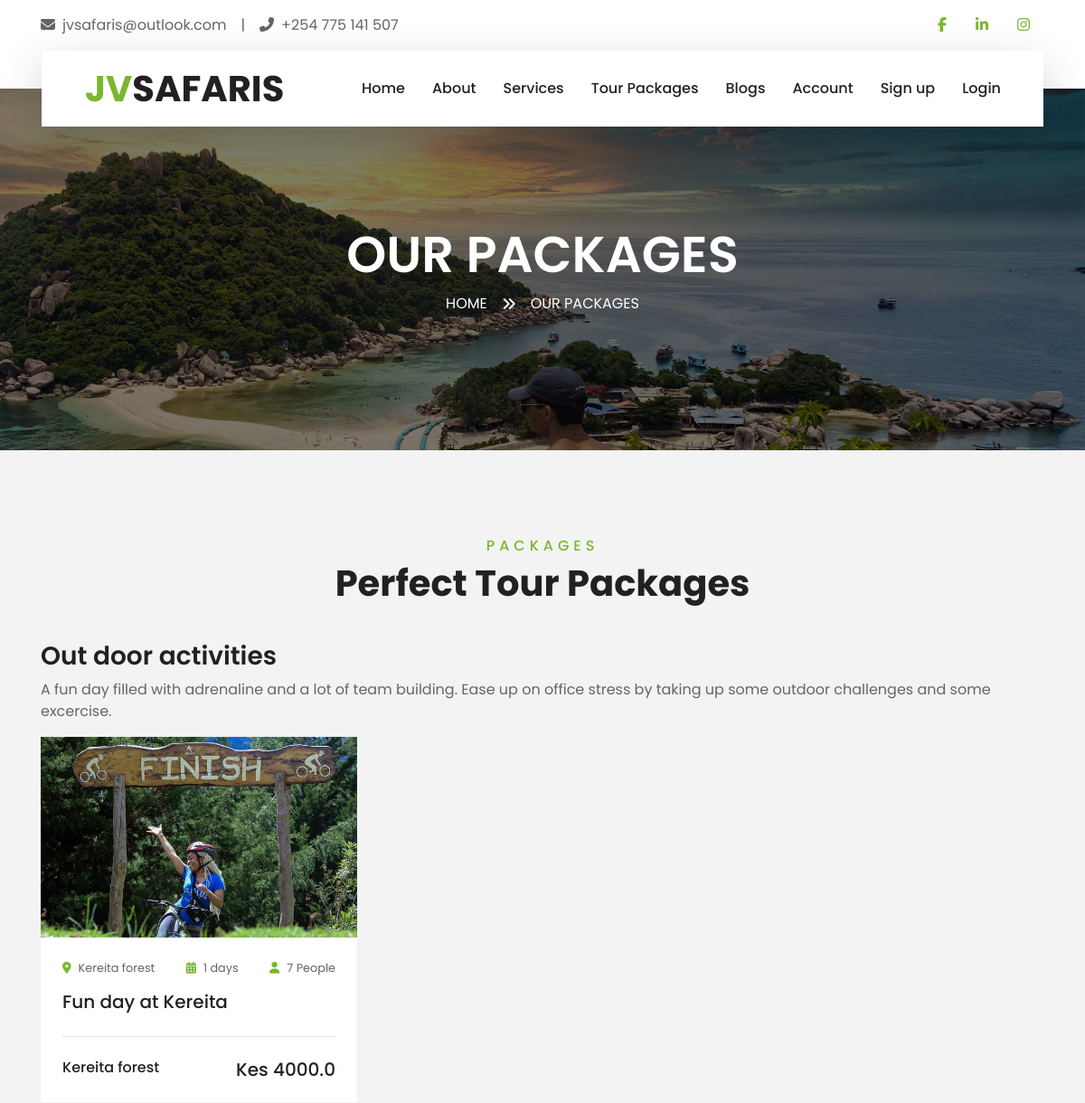
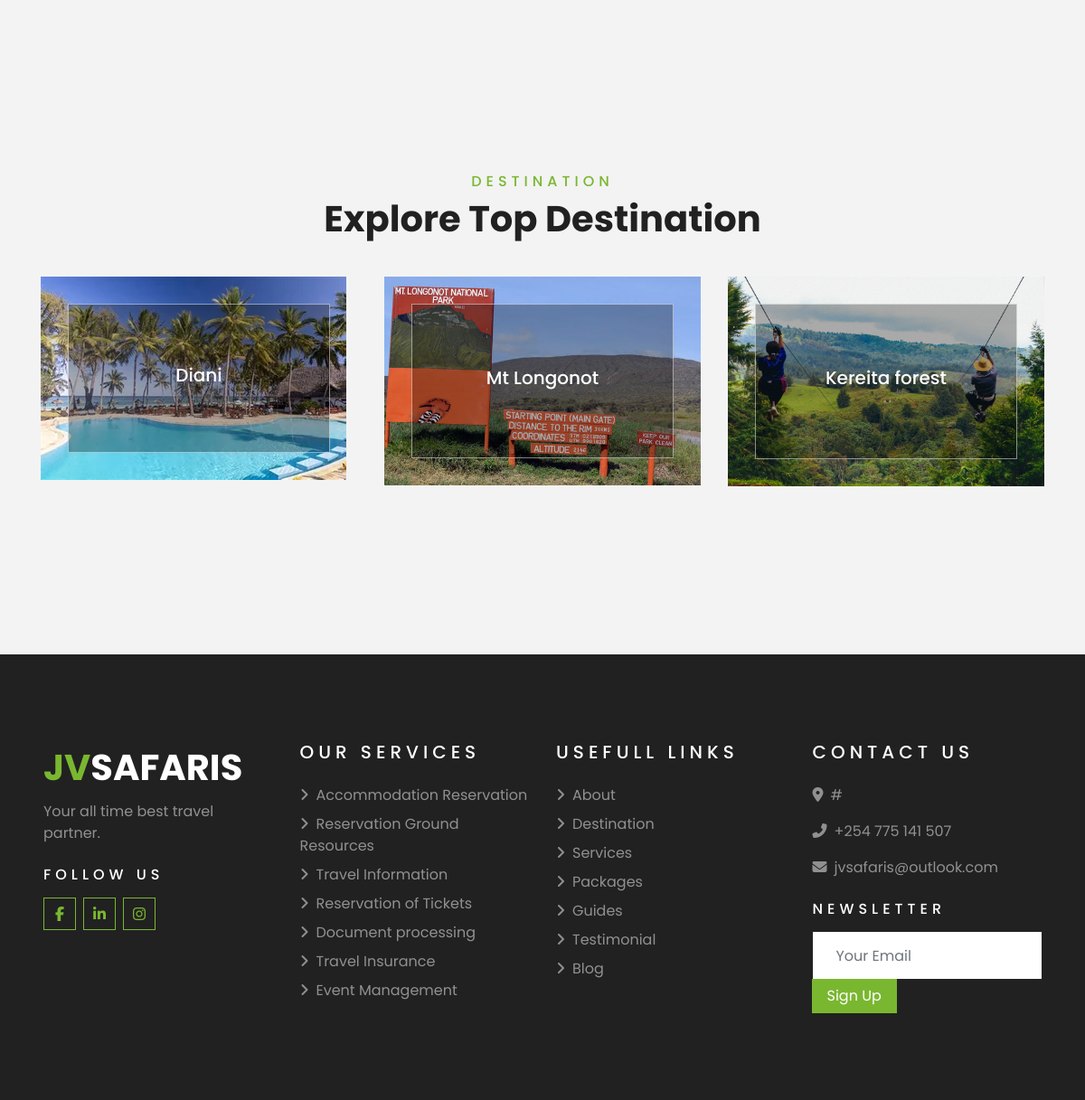
Page /packages/ on the committed database (2 pictures, top to bottom).
### JVSafarisMain/models.py (models this page shows, shortened)
class PackageCategory(models.Model):
    name = models.CharField(max_length=255)
    description = models.CharField(max_length=1200)

class Package(models.Model):
    package_name = models.CharField(max_length=400)
    start_date = models.DateField()
    end_date = models.DateField()
    package_desc = models.CharField(max_length=1000)
    image = models.FileField(default = '')
    destination = models.ForeignKey(Destination,on_delete = models.CASCADE,default = 1)
    duration = models.IntegerField(default = 2)
    population = models.IntegerField(default = 2)
    kids = models.IntegerField(default=0)
    category = models.ForeignKey(PackageCategory,on_delete=models.CASCADE)
    def price(self):
        cost = self.packagecharter_set.order_by('-id').first()
        return cost

class Destination(models.Model):
    destinantion_name = models.CharField(max_length = 400)
    image = models.FileField(default = '')
    def __str__(self):
        return self.destinantion_name

class PackageCharter(models.Model):
    package = models.ForeignKey(Package,on_delete=models.CASCADE)
    start_date = models.DateField()
    end_date = models.DateField()
    charge = models.FloatField()

### JVSafarisMain/views.py (the view)
# urls.py: path('packages/',views.packages,name = 'packages'),
def packages(request):
    packages = Package.objects.all()
    destinations = Destination.objects.all()
    categories = PackageCategory.objects.all()
    return render(request,'JVSafarisMain/package.html',{
        'packages':packages,
        'destinations':destinations,
        'package_categories':categories
        })

### JVSafarisMain/templates/jvsafarismain/package.html (shortened to what this page needs)
{%extends 'JVSafarisMain/base.html'%}
{%load static%}
{%block pagetitle%}
Our packages
{%endblock%}
{%block subtitle%}
Our packages
{%endblock%}
{%block body%}
    <div class="container-fluid py-5">
        <div class="container pt-5 pb-3">
            <div class="text-center mb-3 pb-3">
                <h6 class="text-primary text-uppercase" style="letter-spacing: 5px;">Packages</h6>
                <h1>Perfect Tour Packages</h1>
            </div>
           {%for category in package_categories%}
           {%if category.package_set.count <= 0%}
           <div></div>
           {%else%}
           <h3>{{category.name}}</h3>
          <p>{{category.description}}</p>
           <div class="row">
           {%for package in category.package_set.all%}
            <div class="col-lg-4 col-md-6 mb-4">
                <div class="package-item bg-white mb-2">
                   <a href="{%url 'JVS:package-desc' package.id%}"> <img class="img-fluid" src="{{package.image.url}}" alt=""></a>
                    <div class="p-4">
                        <div class="d-flex justify-content-between mb-3">
                            <small class="m-0"><i class="fa fa-map-marker-alt text-primary mr-2"></i>{{package.destination}}</small>
                            <small class="m-0"><i class="fa fa-calendar-alt text-primary mr-2"></i>{{package.duration}} days</small>
                            <small class="m-0"><i class="fa fa-user text-primary mr-2"></i>{{package.population}} People</small>
                        </div>
                        <a class="h5 text-decoration-none" href="{%url 'JVS:package-desc' package.id%}">{{package.package_name}}</a>
                        <div class="border-top mt-4 pt-4">
                            <div class="d-flex justify-content-between">
                                <h6 class="m-0">{{package.destination.destinantion_name}}</h6>
                                <h5 class="m-0">Kes {{package.price.charge}}</h5>
                            </div>
                        </div>
                    </div>
                </div>
            </div>
           {%endfor%}
        </div>
           {%endif%}
           {%endfor%}
        </div>
    </div>
    <div class="container-fluid py-5">
        <div class="container pt-5 pb-3">
            <div class="text-center mb-3 pb-3">
                <h6 class="text-primary text-uppercase" style="letter-spacing: 5px;">Destination</h6>
                <h1>Explore Top Destination</h1>
            </div>
            <div class="row">
                {%for destination in destinations%}
                <div class="col-lg-4 col-md-6 mb-4">
                    <div class="destination-item position-relative overflow-hidden mb-2">
                        <img class="img-fluid" src="{{destination.image.url}}" alt="">
                        <a class="destination-overlay text-white text-decoration-none" href="">
                            <h5 class="text-white">{{destination.destinantion_name}}</h5>
                        </a>
                    </div>
                </div>
                {%endfor%}
            </div>
        </div>
    </div>
    {%endblock%}

### rows in the picture
PackageCategory: name "Out door activities", description "A fun day filled with adrenaline and a lot of team building. Ease up on office stress by taking up some outdoor challenges and some excercise."
Package: image (picture), destination "Kereita forest", duration "1", population "7", package_name "Fun day at Kereita", destination.destinantion_name "Kereita forest", price.charge "4000.0"
Destination: image (picture), destinantion_name "Diani"
Destination: image (picture), destinantion_name "Mt Longonot"
Destination: image (picture), destinantion_name "Kereita forest"
